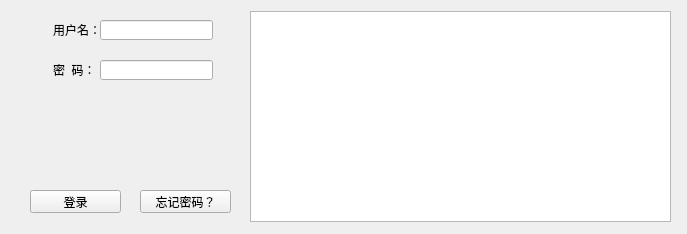
<?xml version="1.0" encoding="UTF-8"?>
<ui version="4.0">
 <class>Form</class>
 <widget class="QWidget" name="Form">
  <property name="geometry">
   <rect>
    <x>0</x>
    <y>0</y>
    <width>687</width>
    <height>234</height>
   </rect>
  </property>
  <property name="windowTitle">
   <string>PyQt5之Qt_Designer练习</string>
  </property>
  <widget class="QLabel" name="label">
   <property name="geometry">
    <rect>
     <x>53</x>
     <y>20</y>
     <width>51</width>
     <height>20</height>
    </rect>
   </property>
   <property name="text">
    <string>用户名：</string>
   </property>
  </widget>
  <widget class="QLineEdit" name="lineEdit">
   <property name="geometry">
    <rect>
     <x>100</x>
     <y>20</y>
     <width>113</width>
     <height>20</height>
    </rect>
   </property>
  </widget>
  <widget class="QLineEdit" name="lineEdit_2">
   <property name="geometry">
    <rect>
     <x>100</x>
     <y>60</y>
     <width>113</width>
     <height>20</height>
    </rect>
   </property>
  </widget>
  <widget class="QLabel" name="label_2">
   <property name="geometry">
    <rect>
     <x>53</x>
     <y>60</y>
     <width>51</width>
     <height>20</height>
    </rect>
   </property>
   <property name="text">
    <string>密  码：</string>
   </property>
  </widget>
  <widget class="QPushButton" name="pushButton">
   <property name="geometry">
    <rect>
     <x>30</x>
     <y>190</y>
     <width>91</width>
     <height>23</height>
    </rect>
   </property>
   <property name="text">
    <string>登录</string>
   </property>
  </widget>
  <widget class="QPushButton" name="pushButton_2">
   <property name="geometry">
    <rect>
     <x>140</x>
     <y>190</y>
     <width>91</width>
     <height>23</height>
    </rect>
   </property>
   <property name="text">
    <string>忘记密码？</string>
   </property>
  </widget>
  <widget class="QTextBrowser" name="textBrowser">
   <property name="geometry">
    <rect>
     <x>250</x>
     <y>11</y>
     <width>421</width>
     <height>211</height>
    </rect>
   </property>
  </widget>
 </widget>
 <resources/>
 <connections/>
</ui>
